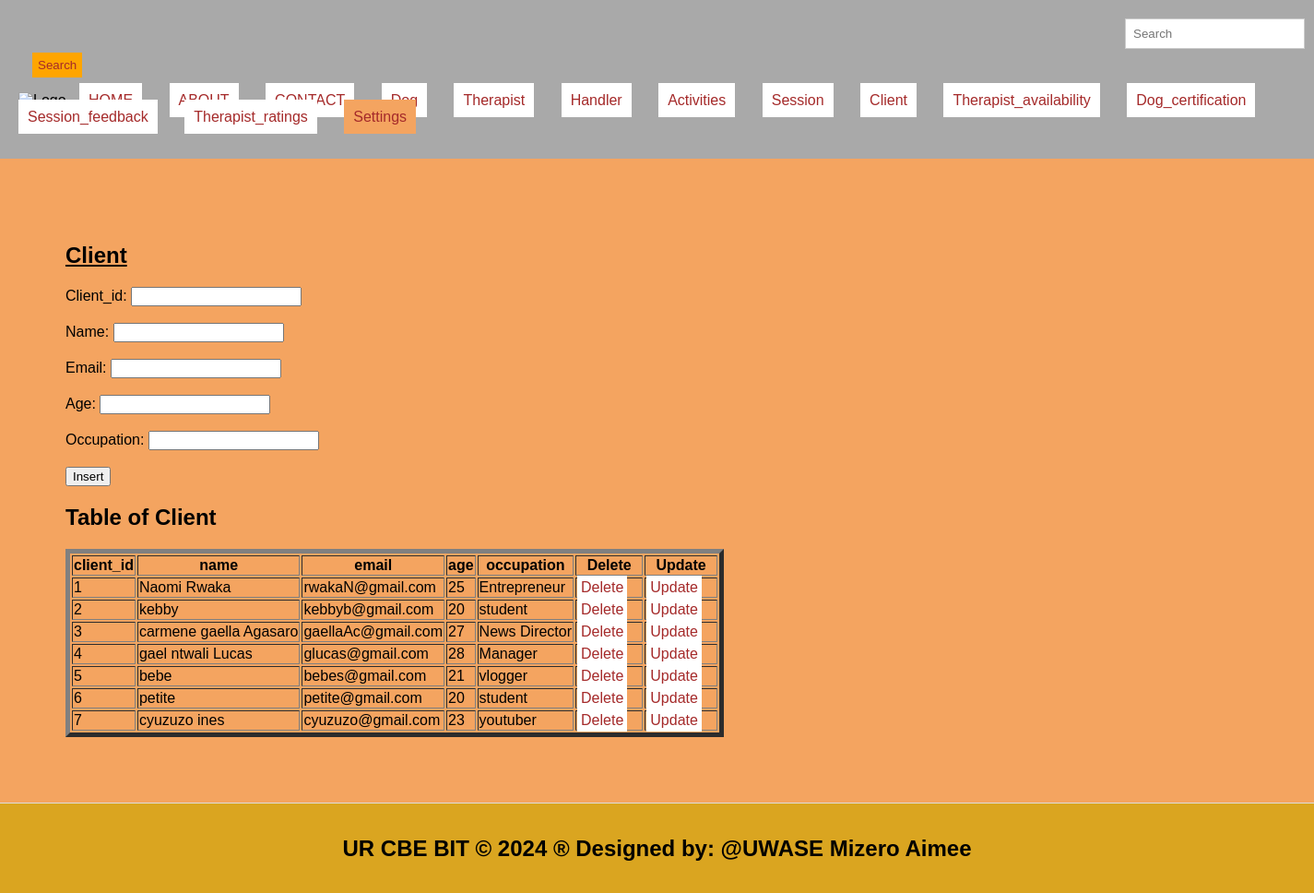
Page /Client.php on the committed database.
### tables this page shows
CREATE TABLE `client` (
  `client_id` int(11) NOT NULL,
  `name` varchar(50) DEFAULT NULL,
  `email` varchar(100) DEFAULT NULL,
  `age` int(11) DEFAULT NULL,
  `occupation` varchar(50) DEFAULT NULL
);

### Client.php (the view, shortened to what this page needs)
<!DOCTYPE html>
<html lang="en">
<head>
  <link rel="stylesheet" type="text/css" href="style.css" title="style 1" media="screen, tv, projection, handheld, print"/>
</head>
<body bgcolor="sandybrown">
  <header>
    <form class="d-flex" role="search" action="search.php">
      <input class="form-control me-2" type="search" placeholder="Search" aria-label="Search">
      <button class="btn btn-outline-success" type="submit">Search</button>
    </form>
    <ul style="list-style-type: none; padding: 0;">
      <li style="display: inline; margin-right: 10px;">
      </li>
      <li style="display: inline; margin-right: 10px;"><a href="./home.html">HOME</a></li>
      <li style="display: inline; margin-right: 10px;"><a href="./about.html">ABOUT</a></li>
      <li style="display: inline; margin-right: 10px;"><a href="./contact.html">CONTACT</a></li>
      <li style="display: inline; margin-right: 10px;"><a href="./Dog.php">Dog</a></li>
      <li style="display: inline; margin-right: 10px;"><a href="./therapist.php">Therapist</a></li>
      <li style="display: inline; margin-right: 10px;"><a href="./handler.php">Handler</a></li>
      <li style="display: inline; margin-right: 10px;"><a href="./activities.php">Activities</a></li>
      <li style="display: inline; margin-right: 10px;"><a href="./session.php">Session</a></li>
      <li style="display: inline; margin-right: 10px;"><a href="./client.php">Client</a></li>
      <li style="display: inline; margin-right: 10px;"><a href="./therapist_availability.php">Therapist_availability</a></li>
      <li style="display: inline; margin-right: 10px;"><a href="./dog_certification.php">Dog_certification</a></li>
      <li style="display: inline; margin-right: 10px;"><a href="./session_feedback.php">Session_feedback</a></li>
      <li style="display: inline; margin-right: 10px;"><a href="./therapist_ratings.php">Therapist_ratings</a></li>
      <li class="dropdown" style="display: inline; margin-right: 10px;">
        <a href="#" style="padding: 10px; color: brown; background-color: sandybrown; text-decoration: none; margin-right: 15px;">Settings</a>
      </li>
    </ul>
  </header>
  <section>
    <h1><u>Client</u></h1>
    <form method="post" onsubmit="return confirmInsert();">
      <label for="client_id">Client_id:</label>
      <input type="number" id="client_id" name="client_id"><br><br>
      <label for="name">Name:</label>
      <input type="text" id="name" name="name" required><br><br>
      <label for="email">Email:</label>
      <input type="email" id="email" name="email" required><br><br>
      <label for="age">Age:</label>
      <input type="number" id="age" name="age" required><br><br>
      <label for="occupation">Occupation:</label>
      <input type="text" id="occupation" name="occupation" required><br><br>
      <input type="submit" name="add" value="Insert">
    </form>
    <?php
      include('databaseconnection.php');
      $sql = "SELECT * FROM Client";
      $result = $connection->query($sql);
    ?>
    <h2>Table of Client</h2>
    <table border="5">
      <tr>
        <th>client_id</th>
        <th>name</th>
        <th>email</th>
        <th>age</th>
        <th>occupation</th>
        <th>Delete</th>
        <th>Update</th>
      </tr>
      <?php
        if ($result->num_rows > 0) {
          while ($row = $result->fetch_assoc()) {
              $client_id = $row['client_id'];
              echo "<tr>
                  <td>{$row['client_id']}</td>
                  <td>{$row['name']}</td>
                  <td>{$row['email']}</td>
                  <td>{$row['age']}</td>
                  <td>{$row['occupation']}</td>
                  <td><a style='padding:4px' href='delete_Client.php?client_id=$client_id'>Delete</a></td>
                  <td><a style='padding:4px' href='update_Client.php?client_id=$client_id'>Update</a></td>
              </tr>";
          }
        } else {
          echo "<tr><td colspan='5'>No data found</td></tr>";
        }
      ?>
    </table>
  </section>
  <footer>
    <center>
      <b><h2>UR CBE BIT &copy; 2024 &reg; Designed by: @UWASE Mizero Aimee</h2></b>
    </center>
  </footer>
</body>
</html>

### style.css (style rules this page uses)
body { font-family: Arial, sans-serif; margin: 0; padding: 0; }
.form-control { padding: 8px; margin-left: 4px; border: 1px solid #ccc; }
.btn { padding: 6px; background-color: orange; color: brown; border: none; }
.dropdown { position: relative; display: inline; margin-right: 10px; }
body { font-family: Arial,sans-serif; margin:0; padding:0; }
header { background-color:darkgray; padding: 20px; }
.dropdown { position: right; display:right; direction:rtl; }
section { padding:28px; border-bottom: 1px solid #ddd; }
footer { text-align: center; padding: 15px; background-color:darkgray; }

### Client.php (style rules this page uses)
a { padding: 10px; color: chocolate; background-color: white; text-decoration: none; margin-right: 15px; }
a:link { color: brown; }
button.btn { margin-left: 15px; margin-top: 4px; }
input.form-control { margin-left: 1200px; padding: 8px; }
section { padding: 71px; border-bottom: 1px solid #ddd; }
footer { text-align: center; padding: 15px; background-color: goldenrod; }

### rows in the picture
client: client_id "1", name "Naomi Rwaka", email "rwakaN@gmail.com", age "25", occupation "Entrepreneur"
client: client_id "2", name "kebby", email "kebbyb@gmail.com", age "20", occupation "student"
client: client_id "3", name "carmene gaella Agasaro", email "gaellaAc@gmail.com", age "27", occupation "News Director"
client: client_id "4", name "gael ntwali Lucas", email "glucas@gmail.com", age "28", occupation "Manager"
client: client_id "5", name "bebe", email "bebes@gmail.com", age "21", occupation "vlogger"
client: client_id "6", name "petite", email "petite@gmail.com", age "20", occupation "student"
client: client_id "7", name "cyuzuzo ines", email "cyuzuzo@gmail.com", age "23", occupation "youtuber"
